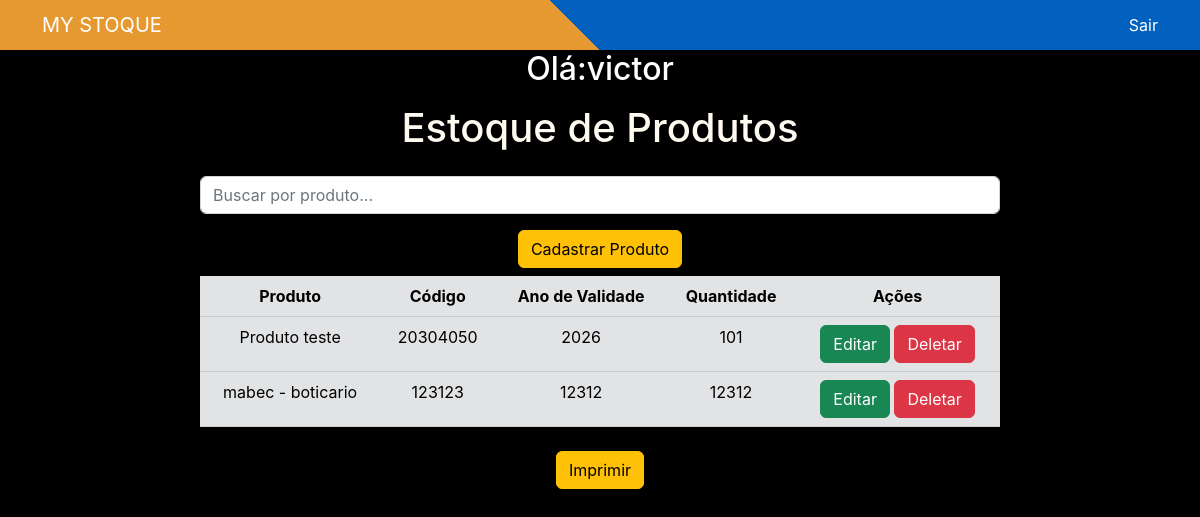
The app's page / (signed in), older data.
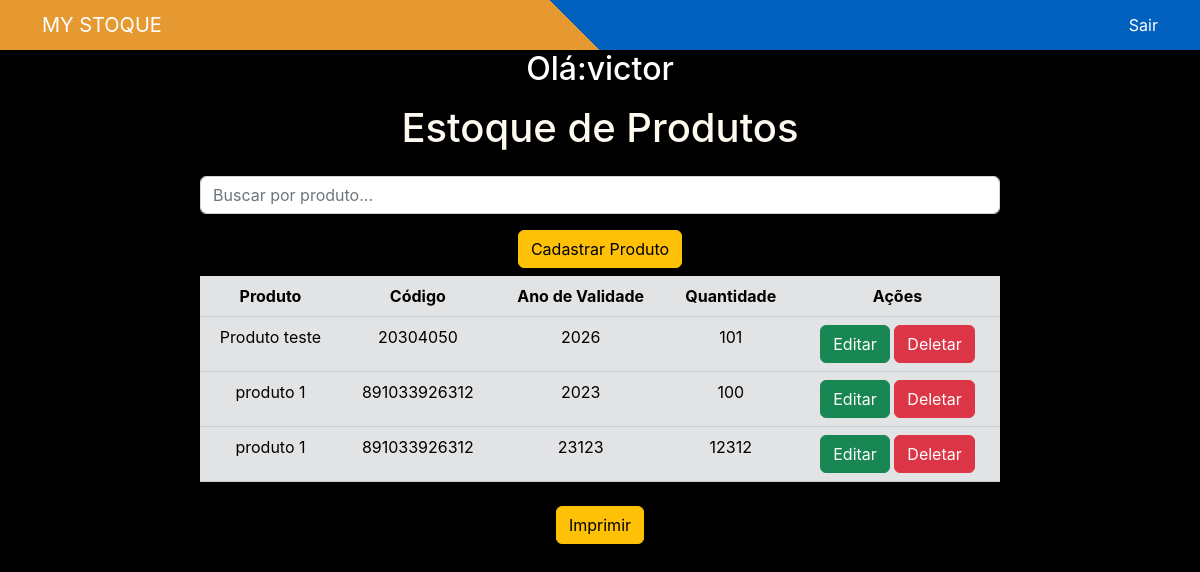
The same page, newer data.
### app/models.py (models this page shows)
class Produtos(models.Model):
    produto = models.CharField(max_length=30)
    codigo = models.CharField(max_length=30)
    quantidade = models.CharField(max_length=30)
    ano_validade = models.IntegerField()

### app/views.py (the view)
# urls.py: 2. Add a URL to urlpatterns:  path('', views.home, name='home')
@login_required(login_url='/login/')
def home(request):
    data = {}
    search = request.GET.get('search')
    if search:
        data['db'] = Produtos.objects.filter(produto__icontains=search)
    else:
        data['db'] = Produtos.objects.all()
    return render(request, 'index.html', data)

### app/templates/index.html (shortened to what this page needs)
<!DOCTYPE html>
<html lang="pt-br">
<head>
    <link href="https://cdn.jsdelivr.net/npm/bootstrap@5.2.2/dist/css/bootstrap.min.css" rel="stylesheet">
</head>
<body>
  <nav class="navbar navbar-expand-lg navbar-dark mx-background-top-linear">
    <div class="container">
      <a class="navbar-brand" rel="nofollow" target="_blank" href="" style="text-transform: uppercase;">My Stoque</a>
      <a href="/logout/" style="color: #fff;">Sair</a>
    </div>
  </nav>
  <div style="color: #fff;">
    <h2>Olá:{{user.get_username}}</h2>
  </div>
    <div class="col-8 m-auto pt-2 pb-2 text-center" style="color: floralwhite;">
        <h1>Estoque de Produtos</h1>
    </div>
    <div class="col-8 m-auto pt-2 pb-2 text-center">
      <form method="get">
        <input type="text" id="search" name="search" class="form-control" placeholder="Buscar por produto...">
      </form>
    </div>
    <div class="col-8 m-auto pt-2 pb-2 text-center">
        <a href="/form/" class="btn btn-warning">Cadastrar Produto</a>
    </div>
    <div class="col-md-8 m-auto text-center">
        <table class="table table-hover table-secondary">
            <thead>
              <tr>
                <th scope="col">Produto</th>
                <th scope="col">Código</th>
                <th scope="col">Ano de Validade</th>
                <th scope="col">Quantidade</th>
                <th scope="col">Ações</th>
              </tr>
            </thead>
            <tbody>
                {% for dbs in db %}
              <tr>
                <td>{{dbs.produto}}</td>
                <td>{{dbs.codigo}}</td>
                <td>{{dbs.ano_validade}}</td>
                <td>{{dbs.quantidade}}</td>
                <td>
                    <a href="/edit/{{dbs.id}}/" class="btn btn-success">Editar</a>
                    <a href="/delete/{{dbs.id}}/" class="btn btn-danger btnDel">Deletar</a>
                </td>
              </tr>
                {% endfor %}
            </tbody>
          </table>
    </div>
    {% load static %}
    <div class="col-8 m-auto pt-2 pb-2 text-center">
      <button onclick="window.print();return false;" class="btn btn-warning">Imprimir</button>
    </div>
</body>
</html>

### app/templates/index.html (style rules this page uses)
body { display: block; width: 100vw; height: 100vh; padding: 0; text-align: center; color: white; margin: 0; font-family: -apple-system,BlinkMacSystemFont,"Segoe UI",Roboto,"Helvetica Neue",Arial,sans-serif; font-size: 1rem; font-weight: 400; line-height: 1.5; color: #212529; background-image: url("https://i0.wp.com/blog.bluesoft.com.br/wp-content/uploads/2017/04/O-que-e%CC%81-Estoque-Ocioso.jpg?fit=1200%2C600&ssl=1"); background-position: 30% 45%; background-color: black; -webkit-background-size: cover; -moz-background-size: cover; background-size: cover; -o-background-size: cover; }
a { color: #0a0a0a; text-decoration: none; }
.mx-background-top-linear { background: -webkit-linear-gradient(45deg, #e79931 48%, #0260be 48%); background: -webkit-linear-gradient(left, #e79931 48%, #0260be 48%); background: linear-gradient(45deg, #e79931 48%, #0260be 48%); }
.navbar { display: -ms-flexbox; display: flex; -ms-flex-wrap: wrap; flex-wrap: wrap; -ms-flex-align: center; align-items: center; -ms-flex-pack: justify; justify-content: space-between; padding: 5px; }

Row changes from the older to the newer data that the page shows:
removed Produtos: produto "mabec - boticario", codigo "123123", ano_validade "12312", quantidade "12312"
added Produtos: produto "produto 1", codigo "891033926312", ano_validade "2023", quantidade "100"
added Produtos: produto "produto 1", codigo "891033926312", ano_validade "23123", quantidade "12312"
